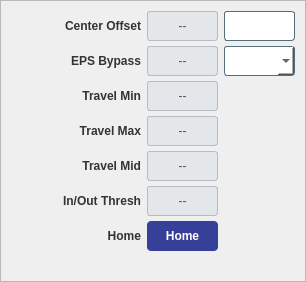
<widget class="QFrame" name="panel_74"><property name="styleSheet"><string notr="true">QFrame#panel_74 { border: 1px solid #A0A0A0; border-radius: 6px; }</string></property><property name="frameShape"><enum>QFrame::StyledPanel</enum></property><layout class="QVBoxLayout" name="tv_73"><property name="spacing"><number>8</number></property><property name="leftMargin"><number>10</number></property><property name="topMargin"><number>10</number></property><property name="rightMargin"><number>10</number></property><property name="bottomMargin"><number>10</number></property><item><layout class="QGridLayout" name="grid_71"><property name="horizontalSpacing"><number>6</number></property><property name="verticalSpacing"><number>5</number></property><item row="0" column="0"><widget class="QLabel" name="lbl_54"><property name="styleSheet"><string notr="true">color: #333; font-weight: bold;</string></property><property name="minimumSize"><size><width>130</width><height>30</height></size></property><property name="text"><string>Center Offset</string></property><property name="alignment"><set>Qt::AlignRight|Qt::AlignVCenter</set></property></widget></item><item row="0" column="1"><widget class="PyDMLabel" name="rb_55"><property name="minimumSize"><size><width>0</width><height>30</height></size></property><property name="sizePolicy"><sizepolicy hsizetype="Expanding" vsizetype="Fixed"><horstretch>1</horstretch><verstretch>0</verstretch></sizepolicy></property><property name="styleSheet"><string notr="true">background-color: #e4e7ea; color: #4a5259; border: 1px solid #b6bcc2; border-radius: 3px;</string></property><property name="alignment"><set>Qt::AlignCenter</set></property><property name="text"><string>--</string></property><property name="channel" stdset="0"><string>ca://${prefix}:MMS:03:fYCenterOffset_RBV</string></property></widget></item><item row="0" column="2"><widget class="PyDMLineEdit" name="set_56"><property name="minimumSize"><size><width>0</width><height>30</height></size></property><property name="sizePolicy"><sizepolicy hsizetype="Expanding" vsizetype="Fixed"><horstretch>1</horstretch><verstretch>0</verstretch></sizepolicy></property><property name="styleSheet"><string notr="true">background-color: #ffffff; color: #0c0c0c; border: 1px solid #546e7a; border-radius: 3px;</string></property><property name="alignment"><set>Qt::AlignCenter</set></property><property name="channel" stdset="0"><string>ca://${prefix}:MMS:03:fYCenterOffset</string></property></widget></item><item row="1" column="0"><widget class="QLabel" name="lbl_57"><property name="styleSheet"><string notr="true">color: #333; font-weight: bold;</string></property><property name="minimumSize"><size><width>130</width><height>30</height></size></property><property name="text"><string>EPS Bypass</string></property><property name="alignment"><set>Qt::AlignRight|Qt::AlignVCenter</set></property></widget></item><item row="1" column="1"><widget class="PyDMLabel" name="rb_58"><property name="minimumSize"><size><width>0</width><height>30</height></size></property><property name="sizePolicy"><sizepolicy hsizetype="Expanding" vsizetype="Fixed"><horstretch>1</horstretch><verstretch>0</verstretch></sizepolicy></property><property name="styleSheet"><string notr="true">background-color: #e4e7ea; color: #4a5259; border: 1px solid #b6bcc2; border-radius: 3px;</string></property><property name="alignment"><set>Qt::AlignCenter</set></property><property name="text"><string>--</string></property><property name="channel" stdset="0"><string>ca://${prefix}:MMS:03:bYEpsBypass_RBV</string></property></widget></item><item row="1" column="2"><widget class="PyDMEnumComboBox" name="cmb_59"><property name="minimumSize"><size><width>0</width><height>30</height></size></property><property name="sizePolicy"><sizepolicy hsizetype="Expanding" vsizetype="Fixed"><horstretch>1</horstretch><verstretch>0</verstretch></sizepolicy></property><property name="styleSheet"><string notr="true">background-color: #ffffff; color: #0c0c0c; border: 1px solid #546e7a; border-radius: 3px;</string></property><property name="channel" stdset="0"><string>ca://${prefix}:MMS:03:bYEpsBypass</string></property></widget></item><item row="2" column="0"><widget class="QLabel" name="lbl_60"><property name="styleSheet"><string notr="true">color: #333; font-weight: bold;</string></property><property name="minimumSize"><size><width>130</width><height>30</height></size></property><property name="text"><string>Travel Min</string></property><property name="alignment"><set>Qt::AlignRight|Qt::AlignVCenter</set></property></widget></item><item row="2" column="1"><widget class="PyDMLabel" name="rb_61"><property name="minimumSize"><size><width>0</width><height>30</height></size></property><property name="sizePolicy"><sizepolicy hsizetype="Expanding" vsizetype="Fixed"><horstretch>1</horstretch><verstretch>0</verstretch></sizepolicy></property><property name="styleSheet"><string notr="true">background-color: #e4e7ea; color: #4a5259; border: 1px solid #b6bcc2; border-radius: 3px;</string></property><property name="alignment"><set>Qt::AlignCenter</set></property><property name="text"><string>--</string></property><property name="channel" stdset="0"><string>ca://${prefix}:MMS:03:fYLimMin_RBV</string></property></widget></item><item row="3" column="0"><widget class="QLabel" name="lbl_62"><property name="styleSheet"><string notr="true">color: #333; font-weight: bold;</string></property><property name="minimumSize"><size><width>130</width><height>30</height></size></property><property name="text"><string>Travel Max</string></property><property name="alignment"><set>Qt::AlignRight|Qt::AlignVCenter</set></property></widget></item><item row="3" column="1"><widget class="PyDMLabel" name="rb_63"><property name="minimumSize"><size><width>0</width><height>30</height></size></property><property name="sizePolicy"><sizepolicy hsizetype="Expanding" vsizetype="Fixed"><horstretch>1</horstretch><verstretch>0</verstretch></sizepolicy></property><property name="styleSheet"><string notr="true">background-color: #e4e7ea; color: #4a5259; border: 1px solid #b6bcc2; border-radius: 3px;</string></property><property name="alignment"><set>Qt::AlignCenter</set></property><property name="text"><string>--</string></property><property name="channel" stdset="0"><string>ca://${prefix}:MMS:03:fYLimMax_RBV</string></property></widget></item><item row="4" column="0"><widget class="QLabel" name="lbl_64"><property name="styleSheet"><string notr="true">color: #333; font-weight: bold;</string></property><property name="minimumSize"><size><width>130</width><height>30</height></size></property><property name="text"><string>Travel Mid</string></property><property name="alignment"><set>Qt::AlignRight|Qt::AlignVCenter</set></property></widget></item><item row="4" column="1"><widget class="PyDMLabel" name="rb_65"><property name="minimumSize"><size><width>0</width><height>30</height></size></property><property name="sizePolicy"><sizepolicy hsizetype="Expanding" vsizetype="Fixed"><horstretch>1</horstretch><verstretch>0</verstretch></sizepolicy></property><property name="styleSheet"><string notr="true">background-color: #e4e7ea; color: #4a5259; border: 1px solid #b6bcc2; border-radius: 3px;</string></property><property name="alignment"><set>Qt::AlignCenter</set></property><property name="text"><string>--</string></property><property name="channel" stdset="0"><string>ca://${prefix}:MMS:03:fYLimMedium_RBV</string></property></widget></item><item row="5" column="0"><widget class="QLabel" name="lbl_66"><property name="styleSheet"><string notr="true">color: #333; font-weight: bold;</string></property><property name="minimumSize"><size><width>130</width><height>30</height></size></property><property name="text"><string>In/Out Thresh</string></property><property name="alignment"><set>Qt::AlignRight|Qt::AlignVCenter</set></property></widget></item><item row="5" column="1"><widget class="PyDMLabel" name="rb_67"><property name="minimumSize"><size><width>0</width><height>30</height></size></property><property name="sizePolicy"><sizepolicy hsizetype="Expanding" vsizetype="Fixed"><horstretch>1</horstretch><verstretch>0</verstretch></sizepolicy></property><property name="styleSheet"><string notr="true">background-color: #e4e7ea; color: #4a5259; border: 1px solid #b6bcc2; border-radius: 3px;</string></property><property name="alignment"><set>Qt::AlignCenter</set></property><property name="text"><string>--</string></property><property name="channel" stdset="0"><string>ca://${prefix}:MMS:03:fInOutThrsh_RBV</string></property></widget></item><item row="6" column="0"><widget class="QLabel" name="lbl_68"><property name="styleSheet"><string notr="true">color: #333; font-weight: bold;</string></property><property name="minimumSize"><size><width>130</width><height>30</height></size></property><property name="text"><string>Home</string></property><property name="alignment"><set>Qt::AlignRight|Qt::AlignVCenter</set></property></widget></item><item row="6" column="1"><widget class="PyDMPushButton" name="btn_69"><property name="minimumSize"><size><width>0</width><height>30</height></size></property><property name="styleSheet"><string notr="true">QPushButton { color: white; background-color: rgb(54,64,153); font-weight: bold; border-radius: 4px; } QPushButton:hover { background-color: #21618C; }</string></property><property name="text"><string>Home</string></property><property name="channel" stdset="0"><string>ca://${prefix}:MMS:03.HOMR</string></property><property name="pressValue" stdset="0"><string>1</string></property><property name="showConfirmDialog" stdset="0"><bool>true</bool></property><property name="confirmMessage" stdset="0"><string>Proceed with Home?</string></property></widget></item><item row="6" column="2"><widget class="PyDMByteIndicator" name="byte_70"><property name="minimumSize"><size><width>20</width><height>20</height></size></property><property name="channel" stdset="0"><string>ca://${prefix}:MMS:03:bCentered_RBV</string></property><property name="showLabels" stdset="0"><bool>false</bool></property><property name="circles" stdset="0"><bool>true</bool></property><property name="numBits" stdset="0"><number>1</number></property></widget></item></layout></item><item><spacer name="vs_72"><property name="orientation"><enum>Qt::Vertical</enum></property><property name="sizeHint" stdset="0"><size><width>20</width><height>20</height></size></property></spacer></item></layout></widget>
